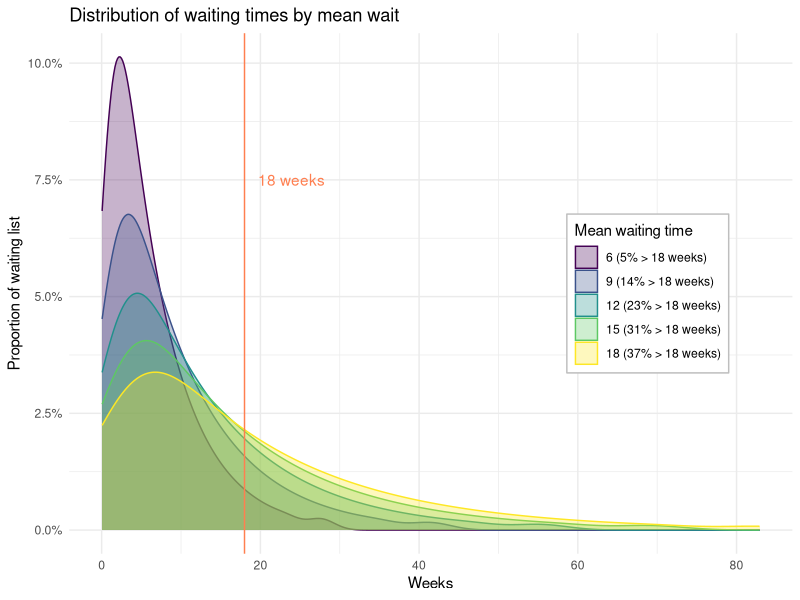
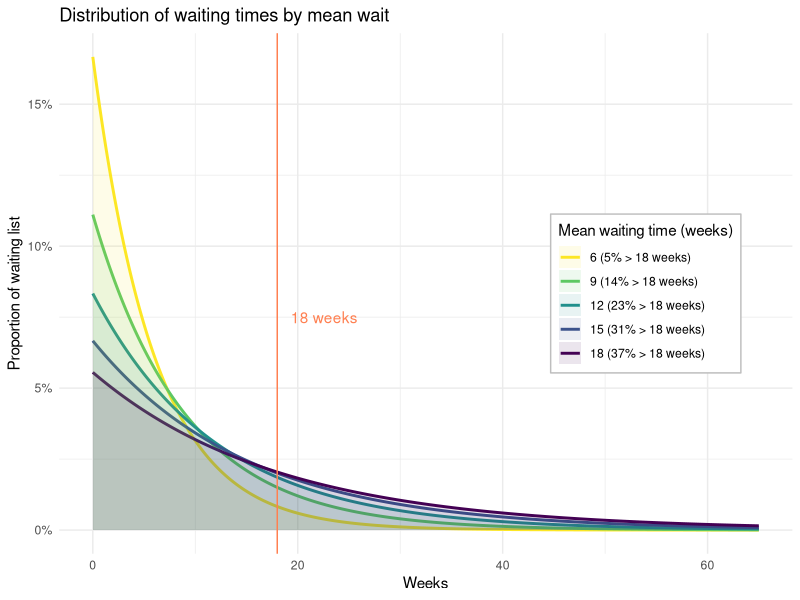

Reproduce these figures in R, in order.
library(tidyverse)
library(scales)

# Quantiles of the distribution
exp_dt <-data.frame(
  `6` = qexp(p = seq(0.01,1, 0.01), rate = 1/6),
  `9` = qexp(p = seq(0.01,1, 0.01), rate = 1/9),
  `12` = qexp(p = seq(0.01,1, 0.01), rate = 1/12),
  `15` = qexp(p = seq(0.01,1, 0.01), rate = 1/15),
  `18` = qexp(p = seq(0.01,1, 0.01), rate = 1/18)
)




exp_dt <-
  exp_dt %>% 
  pivot_longer(everything(), names_repair = "minimal") %>% 
  mutate(`Mean waiting time` = factor(substring(name,2)
                                      , levels = c("6", "9", "12", "15", "18")
                                      ,labels = c("6 (5% > 18 weeks)"
                                                  , "9 (14% > 18 weeks)"
                                                  , "12 (23% > 18 weeks)"
                                                  , "15 (31% > 18 weeks)"
                                                  , "18 (37% > 18 weeks)" )
                                      )
         , uppertail = ifelse(value > 18, 1, 0)) 

# Count percent
exp_dt %>% 
  group_by(`Mean waiting time`, uppertail) %>% 
  count()

a<- exp_dt %>% 
  filter(name == "X6")
  

# Plot
exp_dt %>% 
  ggplot(aes(x=value, fill = `Mean waiting time`, col=`Mean waiting time`, group = `Mean waiting time`))+
  #geom_histogram(bins=50, alpha=1, position = "identity", alpha = 0.6)+
  geom_density(position = "identity", alpha = 0.3)+
  geom_vline(xintercept=18, colour = "coral")+
  scale_fill_viridis_d(aesthetics = c("fill", "colour"))+
  scale_y_continuous(labels = percent)+
  annotate("text", x=18, y=0.075, hjust=-0.2,label="18 weeks",  colour = "coral")+
  labs(title = "Distribution of waiting times by mean wait", y = "Proportion of waiting list",
       x = "Weeks")+
  theme_minimal()+
  theme(legend.position = c(0.80, 0.5),
        legend.background = element_rect(fill = "white", color = "grey"))


##########
# Tom's revision
##########

# exponential density data
distributions_df <- tibble::tibble(
  x = seq(0, 65, length.out = 1000),
  `6` = dexp(x, 1/6),
  `9` = dexp(x, 1/9),
  `12` = dexp(x, 1/12),
  `15` = dexp(x, 1/15),
  `18` = dexp(x, 1/18)
) |> 
  pivot_longer(-x) |> 
  mutate(
    `Mean waiting time (weeks)` = factor(
      name, 
      levels = c("6", "9", "12", "15", "18"),
      labels = c(
        "6 (5% > 18 weeks)", 
        "9 (14% > 18 weeks)",
        "12 (23% > 18 weeks)", 
        "15 (31% > 18 weeks)", 
        "18 (37% > 18 weeks)"
      )
    )
  )

ggplot(distributions_df, aes(x = x), group = `Mean waiting time (weeks)`) + 
  scale_color_viridis_d(direction = -1) +
  scale_fill_viridis_d(direction = -1) +
  scale_y_continuous(labels = scales::label_percent()) +
  geom_line(aes(y = value, colour = `Mean waiting time (weeks)`), linewidth = 1) +
  geom_area(aes(y = value, fill = `Mean waiting time (weeks)`), alpha = 0.1, position = 'identity') +
  geom_vline(xintercept=18, colour = "coral")+
  annotate("text", x=18, y=0.075, hjust=-0.2,label="18 weeks",  colour = "coral")+
  theme_minimal() +
  theme(legend.position = c(0.80, 0.5),
        legend.background = element_rect(fill = "white", color = "grey")) +
  labs(
    title = "Distribution of waiting times by mean wait", 
    x = "Weeks",
    y = "Proportion of waiting list"
  )

# table of breach probabilities
# given a target waiting time, and a waiting list average wait, 
# what proportion of the list meets the target?
breach_df <- tibble::tibble(
  waiting_time_target_weeks = c(rep(18, 12), rep(4, 12)),
  mean_wait_weeks = rep(c(1, 2, 4, 6, 8, 10, 12, 14, 16, 18, 20, 22), 2),
  percentage_meeting_target = round(pexp(waiting_time_target_weeks, 1/mean_wait_weeks) * 100, 2),
  percentage_breaching_target = 100 - percentage_meeting_target
)
breach_df

# table of performance thresholds
# given an RTT performance level (eg. 65% seen by x weeks), and a waiting list average wait, 
# after how many weeks is the performance level breached
performance_df <- tibble::tibble(
  perf_target_percentage = rep(c(0.5, 0.6, 0.65, 0.7, 0.8, 0.9, 0.92, 0.95), 2) * 100,
  mean_wait = c(rep(18, 8), rep(6, 8)),
  tail_in_weeks = round(qexp(perf_target_percentage / 100, 1 / mean_wait), 1),
)
performance_df
